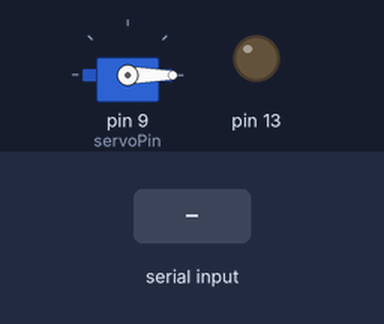
Simulated run of this sketch. Board: Arduino Uno, built with avr-gcc and run on an emulated ATmega328P. Shown: servo, output pins drawn as LEDs (lit = HIGH). The inputs (shaded band) are chosen by the test bench.

Above: at 1.2 s.
1.3 s: "1\n" received over Serial
At 1.8 s:
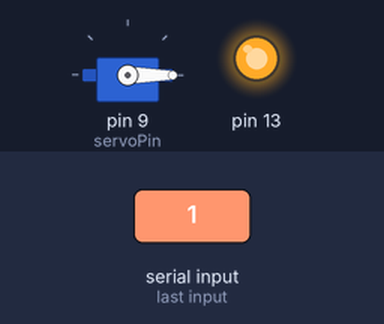
At 6.8 s:
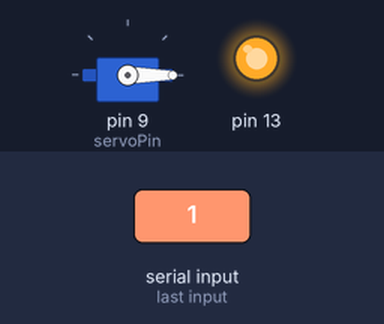
Timing chart, 0 to 9.0 s (numbered marks = the images above; inputs shaded):
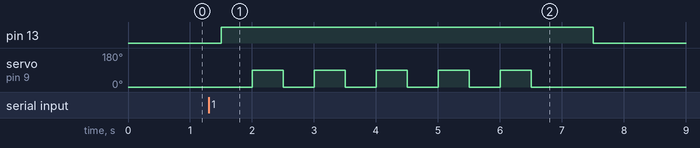

Measured:
- after the input at 1.3 s, pin 13: LOW → HIGH after 0.20 s, → LOW 6.0 s later; servo on pin 9 (servoPin): alternates 90° for 0.50 s and 0° for 0.50 s, 10 changes in all, then stays 0°, starting after 0.70 s

The sketch:

servo.ino
```cpp
#include <Servo.h>

// Create a Servo object
Servo myServo;

// Define the pins and angles
const int servoPin = 9;  // Pin connected to the servo control wire
const int minAngle = 0; // Minimum angle (0 degrees)
const int maxAngle = 90; // Maximum angle (180 degrees)
const int delayTime = 500; // Delay time between movements (in milliseconds)

int value = 0;

void setup() {
  // Attach the servo to the specified pin
  myServo.attach(servoPin);
  Serial.begin(9600);
  pinMode(13, OUTPUT);
}

void loop() {
  // Move the servo to the minimum angle

  if (Serial.available() > 0) {
    // Read the incoming byte
    value = Serial.parseInt();
  }

  if (value == 1) {
    digitalWrite(13, HIGH);
    for(int i = 0; i < 5; i++) {
      myServo.write(minAngle);
      delay(delayTime); // Wait for the servo to reach the position

      // Move the servo to the maximum angle
      myServo.write(maxAngle);
      delay(delayTime); // Wait for the servo to reach the position
    }
    myServo.write(minAngle);
  }

  if (value == 0) {
    digitalWrite(13, LOW);
    myServo.write(minAngle);
    delay(delayTime); // Wait for the servo to reach the position
  }

}
```
